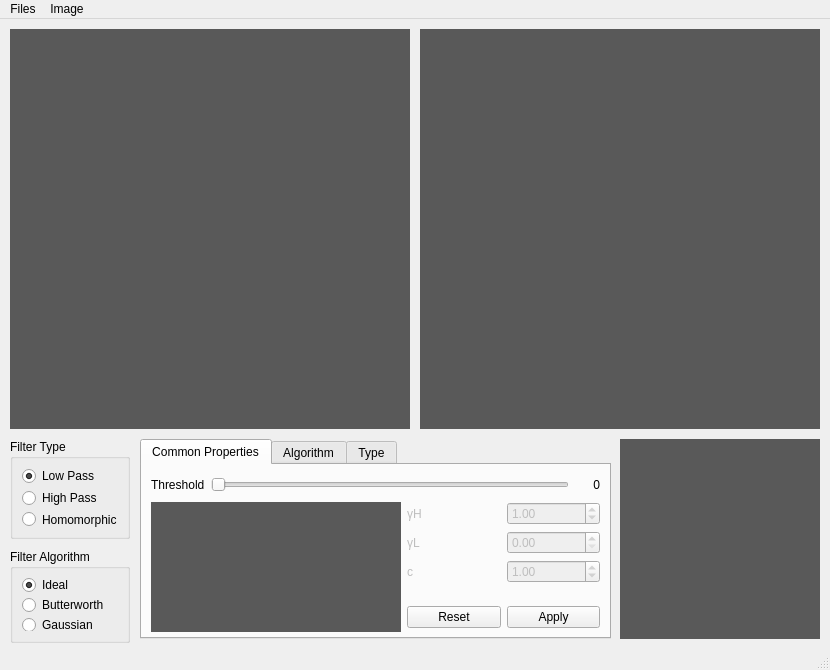
<?xml version="1.0" encoding="UTF-8"?>
<ui version="4.0">
 <class>MainWindow</class>
 <widget class="QMainWindow" name="MainWindow">
  <property name="geometry">
   <rect>
    <x>0</x>
    <y>0</y>
    <width>830</width>
    <height>670</height>
   </rect>
  </property>
  <property name="minimumSize">
   <size>
    <width>830</width>
    <height>670</height>
   </size>
  </property>
  <property name="maximumSize">
   <size>
    <width>830</width>
    <height>670</height>
   </size>
  </property>
  <property name="windowTitle">
   <string>Spectral Filtering Tool</string>
  </property>
  <widget class="QWidget" name="centralwidget">
   <widget class="QSmartLabel" name="label_showResult">
    <property name="geometry">
     <rect>
      <x>420</x>
      <y>10</y>
      <width>400</width>
      <height>400</height>
     </rect>
    </property>
    <property name="minimumSize">
     <size>
      <width>400</width>
      <height>400</height>
     </size>
    </property>
    <property name="styleSheet">
     <string notr="true">background-color: rgb(89, 89, 89);</string>
    </property>
    <property name="text">
     <string/>
    </property>
    <property name="alignment">
     <set>Qt::AlignCenter</set>
    </property>
   </widget>
   <widget class="QSmartLabel" name="label_showSpectral">
    <property name="geometry">
     <rect>
      <x>10</x>
      <y>10</y>
      <width>400</width>
      <height>400</height>
     </rect>
    </property>
    <property name="minimumSize">
     <size>
      <width>400</width>
      <height>400</height>
     </size>
    </property>
    <property name="styleSheet">
     <string notr="true">background-color: rgb(89, 89, 89);</string>
    </property>
    <property name="text">
     <string/>
    </property>
    <property name="alignment">
     <set>Qt::AlignCenter</set>
    </property>
   </widget>
   <widget class="QGroupBox" name="groupBox">
    <property name="geometry">
     <rect>
      <x>10</x>
      <y>420</y>
      <width>120</width>
      <height>100</height>
     </rect>
    </property>
    <property name="minimumSize">
     <size>
      <width>120</width>
      <height>100</height>
     </size>
    </property>
    <property name="title">
     <string>Filter Type</string>
    </property>
    <layout class="QGridLayout" name="gridLayout_3">
     <item row="0" column="0">
      <widget class="QRadioButton" name="radioButton_lowPassType">
       <property name="text">
        <string>Low Pass</string>
       </property>
       <property name="checked">
        <bool>true</bool>
       </property>
      </widget>
     </item>
     <item row="1" column="0">
      <widget class="QRadioButton" name="radioButton_highPassType">
       <property name="text">
        <string>High Pass</string>
       </property>
      </widget>
     </item>
     <item row="2" column="0">
      <widget class="QRadioButton" name="radioButton_homomorphic">
       <property name="text">
        <string>Homomorphic</string>
       </property>
      </widget>
     </item>
    </layout>
   </widget>
   <widget class="QGroupBox" name="groupBox_filterAlgorithm">
    <property name="geometry">
     <rect>
      <x>10</x>
      <y>530</y>
      <width>120</width>
      <height>94</height>
     </rect>
    </property>
    <property name="minimumSize">
     <size>
      <width>120</width>
      <height>90</height>
     </size>
    </property>
    <property name="title">
     <string>Filter Algorithm</string>
    </property>
    <layout class="QGridLayout" name="gridLayout_2">
     <item row="0" column="0">
      <layout class="QVBoxLayout" name="verticalLayout">
       <item>
        <widget class="QRadioButton" name="radioButton_idealAlgorithm">
         <property name="text">
          <string>Ideal</string>
         </property>
         <property name="checked">
          <bool>true</bool>
         </property>
        </widget>
       </item>
       <item>
        <widget class="QRadioButton" name="radioButton_butterworthAlgorithm">
         <property name="text">
          <string>Butterworth</string>
         </property>
        </widget>
       </item>
       <item>
        <widget class="QRadioButton" name="radioButton_gaussianAlgorithm">
         <property name="text">
          <string>Gaussian</string>
         </property>
        </widget>
       </item>
      </layout>
     </item>
    </layout>
   </widget>
   <widget class="QSmartLabel" name="label_showFilter">
    <property name="geometry">
     <rect>
      <x>620</x>
      <y>420</y>
      <width>200</width>
      <height>200</height>
     </rect>
    </property>
    <property name="minimumSize">
     <size>
      <width>200</width>
      <height>200</height>
     </size>
    </property>
    <property name="styleSheet">
     <string notr="true">background-color: rgb(89, 89, 89);</string>
    </property>
    <property name="text">
     <string/>
    </property>
    <property name="alignment">
     <set>Qt::AlignCenter</set>
    </property>
   </widget>
   <widget class="QTabWidget" name="tabWidget">
    <property name="geometry">
     <rect>
      <x>140</x>
      <y>420</y>
      <width>471</width>
      <height>200</height>
     </rect>
    </property>
    <property name="minimumSize">
     <size>
      <width>450</width>
      <height>200</height>
     </size>
    </property>
    <property name="currentIndex">
     <number>0</number>
    </property>
    <widget class="QWidget" name="commonProperties">
     <attribute name="title">
      <string>Common Properties</string>
     </attribute>
     <layout class="QGridLayout" name="gridLayout">
      <item row="0" column="0" colspan="2">
       <layout class="QHBoxLayout" name="horizontalLayout">
        <item>
         <widget class="QLabel" name="label">
          <property name="text">
           <string>Threshold</string>
          </property>
         </widget>
        </item>
        <item>
         <widget class="QSlider" name="horizontalSlider_filterThreshold">
          <property name="minimumSize">
           <size>
            <width>0</width>
            <height>22</height>
           </size>
          </property>
          <property name="minimum">
           <number>50</number>
          </property>
          <property name="maximum">
           <number>300</number>
          </property>
          <property name="orientation">
           <enum>Qt::Horizontal</enum>
          </property>
         </widget>
        </item>
        <item>
         <widget class="QLabel" name="label_threshold">
          <property name="minimumSize">
           <size>
            <width>25</width>
            <height>0</height>
           </size>
          </property>
          <property name="maximumSize">
           <size>
            <width>25</width>
            <height>16777215</height>
           </size>
          </property>
          <property name="text">
           <string>0</string>
          </property>
          <property name="alignment">
           <set>Qt::AlignRight|Qt::AlignTrailing|Qt::AlignVCenter</set>
          </property>
         </widget>
        </item>
       </layout>
      </item>
      <item row="1" column="0">
       <widget class="QCustomPlot" name="filter2DPlot" native="true">
        <property name="minimumSize">
         <size>
          <width>250</width>
          <height>130</height>
         </size>
        </property>
        <property name="maximumSize">
         <size>
          <width>16777215</width>
          <height>16777215</height>
         </size>
        </property>
        <property name="styleSheet">
         <string notr="true">background-color: rgb(89, 89, 89);</string>
        </property>
       </widget>
      </item>
      <item row="1" column="1">
       <layout class="QVBoxLayout" name="verticalLayout_4">
        <item>
         <layout class="QVBoxLayout" name="verticalLayout_3">
          <item>
           <layout class="QVBoxLayout" name="verticalLayout_2">
            <item>
             <layout class="QHBoxLayout" name="horizontalLayout_4">
              <item>
               <widget class="QLabel" name="label_gammaHigh">
                <property name="enabled">
                 <bool>false</bool>
                </property>
                <property name="text">
                 <string>γH</string>
                </property>
               </widget>
              </item>
              <item>
               <widget class="QDoubleSpinBox" name="doubleSpinBox_gammaHigh">
                <property name="enabled">
                 <bool>false</bool>
                </property>
                <property name="maximum">
                 <double>3.000000000000000</double>
                </property>
                <property name="singleStep">
                 <double>0.010000000000000</double>
                </property>
                <property name="value">
                 <double>1.000000000000000</double>
                </property>
               </widget>
              </item>
             </layout>
            </item>
            <item>
             <layout class="QHBoxLayout" name="horizontalLayout_5">
              <item>
               <widget class="QLabel" name="label_gammaLow">
                <property name="enabled">
                 <bool>false</bool>
                </property>
                <property name="text">
                 <string>γL</string>
                </property>
               </widget>
              </item>
              <item>
               <widget class="QDoubleSpinBox" name="doubleSpinBox_gammaLow">
                <property name="enabled">
                 <bool>false</bool>
                </property>
                <property name="maximum">
                 <double>1.000000000000000</double>
                </property>
                <property name="singleStep">
                 <double>0.010000000000000</double>
                </property>
               </widget>
              </item>
             </layout>
            </item>
            <item>
             <layout class="QHBoxLayout" name="horizontalLayout_6">
              <item>
               <widget class="QLabel" name="label_c">
                <property name="enabled">
                 <bool>false</bool>
                </property>
                <property name="text">
                 <string>c</string>
                </property>
               </widget>
              </item>
              <item>
               <widget class="QDoubleSpinBox" name="doubleSpinBox_c">
                <property name="enabled">
                 <bool>false</bool>
                </property>
                <property name="maximum">
                 <double>2.000000000000000</double>
                </property>
                <property name="value">
                 <double>1.000000000000000</double>
                </property>
               </widget>
              </item>
             </layout>
            </item>
           </layout>
          </item>
         </layout>
        </item>
        <item>
         <spacer name="verticalSpacer">
          <property name="orientation">
           <enum>Qt::Vertical</enum>
          </property>
          <property name="sizeHint" stdset="0">
           <size>
            <width>20</width>
            <height>40</height>
           </size>
          </property>
         </spacer>
        </item>
        <item>
         <layout class="QHBoxLayout" name="horizontalLayout_2">
          <item>
           <widget class="QPushButton" name="pushButton__resetFilter">
            <property name="text">
             <string>Reset</string>
            </property>
           </widget>
          </item>
          <item>
           <widget class="QPushButton" name="pushButton_applyFilter">
            <property name="text">
             <string>Apply</string>
            </property>
           </widget>
          </item>
         </layout>
        </item>
       </layout>
      </item>
     </layout>
    </widget>
    <widget class="QWidget" name="algorithmProperties">
     <attribute name="title">
      <string>Algorithm</string>
     </attribute>
     <widget class="QWidget" name="layoutWidget_4">
      <property name="geometry">
       <rect>
        <x>10</x>
        <y>30</y>
        <width>421</width>
        <height>22</height>
       </rect>
      </property>
      <layout class="QHBoxLayout" name="horizontalLayout_3">
       <item>
        <widget class="QLabel" name="label_3">
         <property name="text">
          <string>N</string>
         </property>
        </widget>
       </item>
       <item>
        <widget class="QSpinBox" name="spinBox_butterworthN">
         <property name="minimumSize">
          <size>
           <width>0</width>
           <height>20</height>
          </size>
         </property>
         <property name="alignment">
          <set>Qt::AlignRight|Qt::AlignTrailing|Qt::AlignVCenter</set>
         </property>
         <property name="minimum">
          <number>1</number>
         </property>
         <property name="maximum">
          <number>5</number>
         </property>
        </widget>
       </item>
      </layout>
     </widget>
     <widget class="QLabel" name="label_2">
      <property name="geometry">
       <rect>
        <x>10</x>
        <y>10</y>
        <width>61</width>
        <height>16</height>
       </rect>
      </property>
      <property name="minimumSize">
       <size>
        <width>0</width>
        <height>16</height>
       </size>
      </property>
      <property name="text">
       <string>Butterworth</string>
      </property>
     </widget>
    </widget>
    <widget class="QWidget" name="typeProperties">
     <attribute name="title">
      <string>Type</string>
     </attribute>
    </widget>
   </widget>
  </widget>
  <widget class="QMenuBar" name="menubar">
   <property name="geometry">
    <rect>
     <x>0</x>
     <y>0</y>
     <width>830</width>
     <height>21</height>
    </rect>
   </property>
   <widget class="QMenu" name="menuFiles">
    <property name="title">
     <string>Files</string>
    </property>
    <addaction name="actionOpen_image"/>
    <addaction name="actionSave_image"/>
    <addaction name="separator"/>
    <addaction name="actionImport_from_Main"/>
    <addaction name="actionExport_to_Main"/>
    <addaction name="separator"/>
    <addaction name="actionExit"/>
   </widget>
   <widget class="QMenu" name="menuImage">
    <property name="title">
     <string>Image</string>
    </property>
    <addaction name="actionColor_Mode"/>
   </widget>
   <addaction name="menuFiles"/>
   <addaction name="menuImage"/>
  </widget>
  <widget class="QStatusBar" name="statusbar"/>
  <action name="actionOpen_image">
   <property name="text">
    <string>Open image</string>
   </property>
  </action>
  <action name="actionSave_image">
   <property name="text">
    <string>Save image</string>
   </property>
  </action>
  <action name="actionImport_from_Main">
   <property name="text">
    <string>Import from Main</string>
   </property>
  </action>
  <action name="actionExport_to_Main">
   <property name="text">
    <string>Export to Main</string>
   </property>
  </action>
  <action name="actionExit">
   <property name="text">
    <string>Exit</string>
   </property>
  </action>
  <action name="actionColor_Mode">
   <property name="checkable">
    <bool>true</bool>
   </property>
   <property name="checked">
    <bool>true</bool>
   </property>
   <property name="text">
    <string>Color mode (beta)</string>
   </property>
  </action>
 </widget>
 <customwidgets>
  <customwidget>
   <class>QCustomPlot</class>
   <extends>QWidget</extends>
   <header>qcustomplot.h</header>
   <container>1</container>
  </customwidget>
  <customwidget>
   <class>QSmartLabel</class>
   <extends>QLabel</extends>
   <header>qsmartlabel.h</header>
  </customwidget>
 </customwidgets>
 <resources/>
 <connections/>
</ui>
